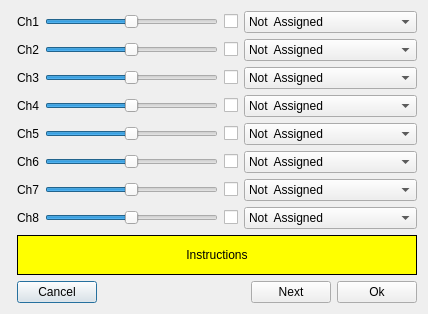
<?xml version="1.0" encoding="UTF-8"?>
<ui version="4.0">
 <class>joystickDialog</class>
 <widget class="QDialog" name="joystickDialog">
  <property name="geometry">
   <rect>
    <x>0</x>
    <y>0</y>
    <width>418</width>
    <height>301</height>
   </rect>
  </property>
  <property name="sizePolicy">
   <sizepolicy hsizetype="MinimumExpanding" vsizetype="MinimumExpanding">
    <horstretch>0</horstretch>
    <verstretch>0</verstretch>
   </sizepolicy>
  </property>
  <property name="windowTitle">
   <string>Configure Joystick</string>
  </property>
  <layout class="QGridLayout" name="gridLayout_3">
   <item row="0" column="0">
    <spacer name="horizontalSpacer_4">
     <property name="orientation">
      <enum>Qt::Horizontal</enum>
     </property>
     <property name="sizeHint" stdset="0">
      <size>
       <width>0</width>
       <height>20</height>
      </size>
     </property>
    </spacer>
   </item>
   <item row="0" column="1">
    <layout class="QGridLayout" name="gridLayout_2">
     <item row="0" column="0">
      <layout class="QGridLayout" name="gridLayout">
       <item row="1" column="0">
        <widget class="QLabel" name="label_2">
         <property name="text">
          <string>Ch2</string>
         </property>
        </widget>
       </item>
       <item row="2" column="1">
        <widget class="QSlider" name="Ch_3">
         <property name="minimum">
          <number>-32767</number>
         </property>
         <property name="maximum">
          <number>32676</number>
         </property>
         <property name="orientation">
          <enum>Qt::Horizontal</enum>
         </property>
         <property name="invertedAppearance">
          <bool>false</bool>
         </property>
         <property name="invertedControls">
          <bool>false</bool>
         </property>
         <property name="tickPosition">
          <enum>QSlider::NoTicks</enum>
         </property>
         <property name="tickInterval">
          <number>0</number>
         </property>
        </widget>
       </item>
       <item row="1" column="3">
        <widget class="QComboBox" name="jsmapCB_2">
         <property name="sizePolicy">
          <sizepolicy hsizetype="Preferred" vsizetype="Fixed">
           <horstretch>0</horstretch>
           <verstretch>0</verstretch>
          </sizepolicy>
         </property>
         <item>
          <property name="text">
           <string>Not  Assigned</string>
          </property>
         </item>
         <item>
          <property name="text">
           <string>Right Vertical</string>
          </property>
         </item>
         <item>
          <property name="text">
           <string>Right Horizontal</string>
          </property>
         </item>
         <item>
          <property name="text">
           <string>Left Vertical</string>
          </property>
         </item>
         <item>
          <property name="text">
           <string>Left Horizontal</string>
          </property>
         </item>
         <item>
          <property name="text">
           <string>P1</string>
          </property>
         </item>
         <item>
          <property name="text">
           <string>P2</string>
          </property>
         </item>
         <item>
          <property name="text">
           <string>P3/LS</string>
          </property>
         </item>
         <item>
          <property name="text">
           <string>RS</string>
          </property>
         </item>
        </widget>
       </item>
       <item row="0" column="0">
        <widget class="QLabel" name="label">
         <property name="text">
          <string>Ch1</string>
         </property>
        </widget>
       </item>
       <item row="2" column="3">
        <widget class="QComboBox" name="jsmapCB_3">
         <property name="sizePolicy">
          <sizepolicy hsizetype="Preferred" vsizetype="Fixed">
           <horstretch>0</horstretch>
           <verstretch>0</verstretch>
          </sizepolicy>
         </property>
         <item>
          <property name="text">
           <string>Not  Assigned</string>
          </property>
         </item>
         <item>
          <property name="text">
           <string>Right Vertical</string>
          </property>
         </item>
         <item>
          <property name="text">
           <string>Right Horizontal</string>
          </property>
         </item>
         <item>
          <property name="text">
           <string>Left Vertical</string>
          </property>
         </item>
         <item>
          <property name="text">
           <string>Left Horizontal</string>
          </property>
         </item>
         <item>
          <property name="text">
           <string>P1</string>
          </property>
         </item>
         <item>
          <property name="text">
           <string>P2</string>
          </property>
         </item>
         <item>
          <property name="text">
           <string>P3/LS</string>
          </property>
         </item>
         <item>
          <property name="text">
           <string>RS</string>
          </property>
         </item>
        </widget>
       </item>
       <item row="1" column="1">
        <widget class="QSlider" name="Ch_2">
         <property name="minimum">
          <number>-32767</number>
         </property>
         <property name="maximum">
          <number>32676</number>
         </property>
         <property name="orientation">
          <enum>Qt::Horizontal</enum>
         </property>
         <property name="invertedAppearance">
          <bool>false</bool>
         </property>
         <property name="invertedControls">
          <bool>false</bool>
         </property>
         <property name="tickPosition">
          <enum>QSlider::NoTicks</enum>
         </property>
         <property name="tickInterval">
          <number>0</number>
         </property>
        </widget>
       </item>
       <item row="0" column="3">
        <widget class="QComboBox" name="jsmapCB_1">
         <property name="sizePolicy">
          <sizepolicy hsizetype="Preferred" vsizetype="Fixed">
           <horstretch>0</horstretch>
           <verstretch>0</verstretch>
          </sizepolicy>
         </property>
         <item>
          <property name="text">
           <string>Not  Assigned</string>
          </property>
         </item>
         <item>
          <property name="text">
           <string>Right Vertical</string>
          </property>
         </item>
         <item>
          <property name="text">
           <string>Right Horizontal</string>
          </property>
         </item>
         <item>
          <property name="text">
           <string>Left Vertical</string>
          </property>
         </item>
         <item>
          <property name="text">
           <string>Left Horizontal</string>
          </property>
         </item>
         <item>
          <property name="text">
           <string>P1</string>
          </property>
         </item>
         <item>
          <property name="text">
           <string>P2</string>
          </property>
         </item>
         <item>
          <property name="text">
           <string>P3/LS</string>
          </property>
         </item>
         <item>
          <property name="text">
           <string>RS</string>
          </property>
         </item>
        </widget>
       </item>
       <item row="3" column="0">
        <widget class="QLabel" name="label_4">
         <property name="text">
          <string>Ch4</string>
         </property>
        </widget>
       </item>
       <item row="4" column="1">
        <widget class="QSlider" name="Ch_5">
         <property name="minimum">
          <number>-32767</number>
         </property>
         <property name="maximum">
          <number>32676</number>
         </property>
         <property name="orientation">
          <enum>Qt::Horizontal</enum>
         </property>
         <property name="invertedAppearance">
          <bool>false</bool>
         </property>
         <property name="invertedControls">
          <bool>false</bool>
         </property>
         <property name="tickPosition">
          <enum>QSlider::NoTicks</enum>
         </property>
         <property name="tickInterval">
          <number>0</number>
         </property>
        </widget>
       </item>
       <item row="5" column="0">
        <widget class="QLabel" name="label_6">
         <property name="text">
          <string>Ch6</string>
         </property>
        </widget>
       </item>
       <item row="2" column="0">
        <widget class="QLabel" name="label_3">
         <property name="text">
          <string>Ch3</string>
         </property>
        </widget>
       </item>
       <item row="4" column="3">
        <widget class="QComboBox" name="jsmapCB_5">
         <property name="sizePolicy">
          <sizepolicy hsizetype="MinimumExpanding" vsizetype="Fixed">
           <horstretch>0</horstretch>
           <verstretch>0</verstretch>
          </sizepolicy>
         </property>
         <item>
          <property name="text">
           <string>Not  Assigned</string>
          </property>
         </item>
         <item>
          <property name="text">
           <string>Right Vertical</string>
          </property>
         </item>
         <item>
          <property name="text">
           <string>Right Horizontal</string>
          </property>
         </item>
         <item>
          <property name="text">
           <string>Left Vertical</string>
          </property>
         </item>
         <item>
          <property name="text">
           <string>Left Horizontal</string>
          </property>
         </item>
         <item>
          <property name="text">
           <string>P1</string>
          </property>
         </item>
         <item>
          <property name="text">
           <string>P2</string>
          </property>
         </item>
         <item>
          <property name="text">
           <string>P3/LS</string>
          </property>
         </item>
         <item>
          <property name="text">
           <string>RS</string>
          </property>
         </item>
        </widget>
       </item>
       <item row="3" column="1">
        <widget class="QSlider" name="Ch_4">
         <property name="minimum">
          <number>-32767</number>
         </property>
         <property name="maximum">
          <number>32676</number>
         </property>
         <property name="orientation">
          <enum>Qt::Horizontal</enum>
         </property>
         <property name="invertedAppearance">
          <bool>false</bool>
         </property>
         <property name="invertedControls">
          <bool>false</bool>
         </property>
         <property name="tickPosition">
          <enum>QSlider::NoTicks</enum>
         </property>
         <property name="tickInterval">
          <number>0</number>
         </property>
        </widget>
       </item>
       <item row="3" column="3">
        <widget class="QComboBox" name="jsmapCB_4">
         <property name="sizePolicy">
          <sizepolicy hsizetype="Preferred" vsizetype="Fixed">
           <horstretch>0</horstretch>
           <verstretch>0</verstretch>
          </sizepolicy>
         </property>
         <item>
          <property name="text">
           <string>Not  Assigned</string>
          </property>
         </item>
         <item>
          <property name="text">
           <string>Right Vertical</string>
          </property>
         </item>
         <item>
          <property name="text">
           <string>Right Horizontal</string>
          </property>
         </item>
         <item>
          <property name="text">
           <string>Left Vertical</string>
          </property>
         </item>
         <item>
          <property name="text">
           <string>Left Horizontal</string>
          </property>
         </item>
         <item>
          <property name="text">
           <string>P1</string>
          </property>
         </item>
         <item>
          <property name="text">
           <string>P2</string>
          </property>
         </item>
         <item>
          <property name="text">
           <string>P3/LS</string>
          </property>
         </item>
         <item>
          <property name="text">
           <string>RS</string>
          </property>
         </item>
        </widget>
       </item>
       <item row="5" column="1">
        <widget class="QSlider" name="Ch_6">
         <property name="minimum">
          <number>-32767</number>
         </property>
         <property name="maximum">
          <number>32676</number>
         </property>
         <property name="orientation">
          <enum>Qt::Horizontal</enum>
         </property>
         <property name="invertedAppearance">
          <bool>false</bool>
         </property>
         <property name="invertedControls">
          <bool>false</bool>
         </property>
         <property name="tickPosition">
          <enum>QSlider::NoTicks</enum>
         </property>
         <property name="tickInterval">
          <number>0</number>
         </property>
        </widget>
       </item>
       <item row="5" column="3">
        <widget class="QComboBox" name="jsmapCB_6">
         <property name="sizePolicy">
          <sizepolicy hsizetype="Preferred" vsizetype="Fixed">
           <horstretch>0</horstretch>
           <verstretch>0</verstretch>
          </sizepolicy>
         </property>
         <item>
          <property name="text">
           <string>Not  Assigned</string>
          </property>
         </item>
         <item>
          <property name="text">
           <string>Right Vertical</string>
          </property>
         </item>
         <item>
          <property name="text">
           <string>Right Horizontal</string>
          </property>
         </item>
         <item>
          <property name="text">
           <string>Left Vertical</string>
          </property>
         </item>
         <item>
          <property name="text">
           <string>Left Horizontal</string>
          </property>
         </item>
         <item>
          <property name="text">
           <string>P1</string>
          </property>
         </item>
         <item>
          <property name="text">
           <string>P2</string>
          </property>
         </item>
         <item>
          <property name="text">
           <string>P3/LS</string>
          </property>
         </item>
         <item>
          <property name="text">
           <string>RS</string>
          </property>
         </item>
        </widget>
       </item>
       <item row="4" column="0">
        <widget class="QLabel" name="label_5">
         <property name="text">
          <string>Ch5</string>
         </property>
        </widget>
       </item>
       <item row="6" column="0">
        <widget class="QLabel" name="label_7">
         <property name="text">
          <string>Ch7</string>
         </property>
        </widget>
       </item>
       <item row="6" column="1">
        <widget class="QSlider" name="Ch_7">
         <property name="minimum">
          <number>-32767</number>
         </property>
         <property name="maximum">
          <number>32676</number>
         </property>
         <property name="orientation">
          <enum>Qt::Horizontal</enum>
         </property>
         <property name="invertedAppearance">
          <bool>false</bool>
         </property>
         <property name="invertedControls">
          <bool>false</bool>
         </property>
         <property name="tickPosition">
          <enum>QSlider::NoTicks</enum>
         </property>
         <property name="tickInterval">
          <number>0</number>
         </property>
        </widget>
       </item>
       <item row="6" column="3">
        <widget class="QComboBox" name="jsmapCB_7">
         <property name="sizePolicy">
          <sizepolicy hsizetype="Preferred" vsizetype="Fixed">
           <horstretch>0</horstretch>
           <verstretch>0</verstretch>
          </sizepolicy>
         </property>
         <item>
          <property name="text">
           <string>Not  Assigned</string>
          </property>
         </item>
         <item>
          <property name="text">
           <string>Right Vertical</string>
          </property>
         </item>
         <item>
          <property name="text">
           <string>Right Horizontal</string>
          </property>
         </item>
         <item>
          <property name="text">
           <string>Left Vertical</string>
          </property>
         </item>
         <item>
          <property name="text">
           <string>Left Horizontal</string>
          </property>
         </item>
         <item>
          <property name="text">
           <string>P1</string>
          </property>
         </item>
         <item>
          <property name="text">
           <string>P2</string>
          </property>
         </item>
         <item>
          <property name="text">
           <string>P3/LS</string>
          </property>
         </item>
         <item>
          <property name="text">
           <string>RS</string>
          </property>
         </item>
        </widget>
       </item>
       <item row="7" column="0">
        <widget class="QLabel" name="label_8">
         <property name="text">
          <string>Ch8</string>
         </property>
        </widget>
       </item>
       <item row="7" column="1">
        <widget class="QSlider" name="Ch_8">
         <property name="minimum">
          <number>-32767</number>
         </property>
         <property name="maximum">
          <number>32676</number>
         </property>
         <property name="orientation">
          <enum>Qt::Horizontal</enum>
         </property>
         <property name="invertedAppearance">
          <bool>false</bool>
         </property>
         <property name="invertedControls">
          <bool>false</bool>
         </property>
         <property name="tickPosition">
          <enum>QSlider::NoTicks</enum>
         </property>
         <property name="tickInterval">
          <number>0</number>
         </property>
        </widget>
       </item>
       <item row="7" column="3">
        <widget class="QComboBox" name="jsmapCB_8">
         <property name="sizePolicy">
          <sizepolicy hsizetype="Preferred" vsizetype="Fixed">
           <horstretch>0</horstretch>
           <verstretch>0</verstretch>
          </sizepolicy>
         </property>
         <item>
          <property name="text">
           <string>Not  Assigned</string>
          </property>
         </item>
         <item>
          <property name="text">
           <string>Right Vertical</string>
          </property>
         </item>
         <item>
          <property name="text">
           <string>Right Horizontal</string>
          </property>
         </item>
         <item>
          <property name="text">
           <string>Left Vertical</string>
          </property>
         </item>
         <item>
          <property name="text">
           <string>Left Horizontal</string>
          </property>
         </item>
         <item>
          <property name="text">
           <string>P1</string>
          </property>
         </item>
         <item>
          <property name="text">
           <string>P2</string>
          </property>
         </item>
         <item>
          <property name="text">
           <string>P3/LS</string>
          </property>
         </item>
         <item>
          <property name="text">
           <string>RS</string>
          </property>
         </item>
        </widget>
       </item>
       <item row="0" column="1">
        <widget class="QSlider" name="Ch_1">
         <property name="minimum">
          <number>-32767</number>
         </property>
         <property name="maximum">
          <number>32676</number>
         </property>
         <property name="orientation">
          <enum>Qt::Horizontal</enum>
         </property>
         <property name="invertedAppearance">
          <bool>false</bool>
         </property>
         <property name="invertedControls">
          <bool>false</bool>
         </property>
         <property name="tickPosition">
          <enum>QSlider::NoTicks</enum>
         </property>
         <property name="tickInterval">
          <number>0</number>
         </property>
        </widget>
       </item>
       <item row="0" column="2">
        <widget class="QCheckBox" name="ChInv_1">
         <property name="text">
          <string notr="true"/>
         </property>
        </widget>
       </item>
       <item row="1" column="2">
        <widget class="QCheckBox" name="ChInv_2">
         <property name="text">
          <string notr="true"/>
         </property>
        </widget>
       </item>
       <item row="2" column="2">
        <widget class="QCheckBox" name="ChInv_3">
         <property name="text">
          <string notr="true"/>
         </property>
        </widget>
       </item>
       <item row="3" column="2">
        <widget class="QCheckBox" name="ChInv_4">
         <property name="text">
          <string notr="true"/>
         </property>
        </widget>
       </item>
       <item row="4" column="2">
        <widget class="QCheckBox" name="ChInv_5">
         <property name="text">
          <string notr="true"/>
         </property>
        </widget>
       </item>
       <item row="5" column="2">
        <widget class="QCheckBox" name="ChInv_6">
         <property name="text">
          <string notr="true"/>
         </property>
        </widget>
       </item>
       <item row="6" column="2">
        <widget class="QCheckBox" name="ChInv_7">
         <property name="text">
          <string notr="true"/>
         </property>
        </widget>
       </item>
       <item row="7" column="2">
        <widget class="QCheckBox" name="ChInv_8">
         <property name="text">
          <string notr="true"/>
         </property>
        </widget>
       </item>
      </layout>
     </item>
     <item row="1" column="0">
      <widget class="QLabel" name="howtoLabel">
       <property name="sizePolicy">
        <sizepolicy hsizetype="MinimumExpanding" vsizetype="Fixed">
         <horstretch>0</horstretch>
         <verstretch>0</verstretch>
        </sizepolicy>
       </property>
       <property name="minimumSize">
        <size>
         <width>400</width>
         <height>40</height>
        </size>
       </property>
       <property name="autoFillBackground">
        <bool>false</bool>
       </property>
       <property name="styleSheet">
        <string notr="true">background:rgb(255, 255, 0);</string>
       </property>
       <property name="frameShape">
        <enum>QFrame::Box</enum>
       </property>
       <property name="text">
        <string>Instructions</string>
       </property>
       <property name="alignment">
        <set>Qt::AlignCenter</set>
       </property>
      </widget>
     </item>
     <item row="2" column="0">
      <layout class="QHBoxLayout" name="horizontalLayout">
       <item>
        <widget class="QPushButton" name="cancelButton">
         <property name="sizePolicy">
          <sizepolicy hsizetype="MinimumExpanding" vsizetype="Fixed">
           <horstretch>0</horstretch>
           <verstretch>0</verstretch>
          </sizepolicy>
         </property>
         <property name="text">
          <string>Cancel</string>
         </property>
        </widget>
       </item>
       <item>
        <spacer name="horizontalSpacer_2">
         <property name="orientation">
          <enum>Qt::Horizontal</enum>
         </property>
         <property name="sizeHint" stdset="0">
          <size>
           <width>198</width>
           <height>20</height>
          </size>
         </property>
        </spacer>
       </item>
       <item>
        <widget class="QPushButton" name="nextButton">
         <property name="sizePolicy">
          <sizepolicy hsizetype="MinimumExpanding" vsizetype="Fixed">
           <horstretch>0</horstretch>
           <verstretch>0</verstretch>
          </sizepolicy>
         </property>
         <property name="text">
          <string>Next</string>
         </property>
        </widget>
       </item>
       <item>
        <widget class="QPushButton" name="okButton">
         <property name="sizePolicy">
          <sizepolicy hsizetype="MinimumExpanding" vsizetype="Fixed">
           <horstretch>0</horstretch>
           <verstretch>0</verstretch>
          </sizepolicy>
         </property>
         <property name="text">
          <string>Ok</string>
         </property>
        </widget>
       </item>
      </layout>
     </item>
    </layout>
   </item>
   <item row="0" column="2">
    <spacer name="horizontalSpacer_3">
     <property name="orientation">
      <enum>Qt::Horizontal</enum>
     </property>
     <property name="sizeHint" stdset="0">
      <size>
       <width>0</width>
       <height>20</height>
      </size>
     </property>
    </spacer>
   </item>
   <item row="1" column="0" colspan="2">
    <spacer name="verticalSpacer">
     <property name="orientation">
      <enum>Qt::Vertical</enum>
     </property>
     <property name="sizeHint" stdset="0">
      <size>
       <width>20</width>
       <height>0</height>
      </size>
     </property>
    </spacer>
   </item>
  </layout>
 </widget>
 <resources>
  <include location="companion9x.qrc"/>
 </resources>
 <connections/>
</ui>
